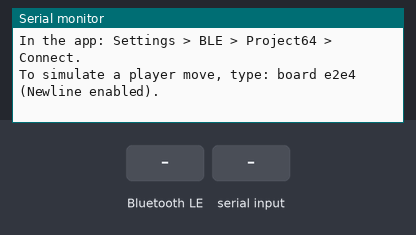
Bench run of a sketch on a simulated ESP32. On the bench: the last lines printed to the serial monitor. Inputs (shaded band) come from the test bench. Nothing arrives over Bluetooth unless stated; a phone connects over Bluetooth LE 3 s after start.

Above: at 1.5 s.
1.6 s: Bluetooth LE write "board" received
At 2.7 s:
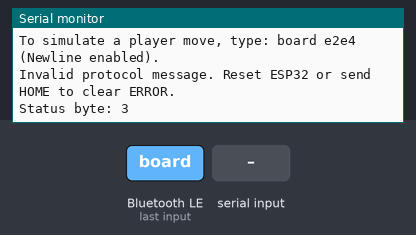
4.6 s: "board \n" received over Serial
At 4.86 s:
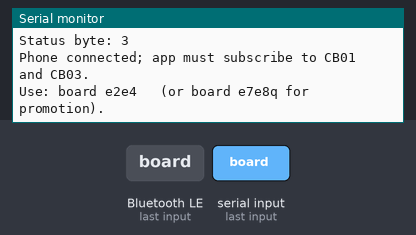

Measured:
- after the input at 1.6 s, the serial monitor: prints a new line at once (image 1)
- after the input at 4.6 s, the serial monitor: prints a new line at once (image 2)

The sketch:

Project64_BLE_Connection.ino
```cpp
#include <Arduino.h>
#include <esp_system.h>
#include <BLEDevice.h>
#include <BLEServer.h>
#include <BLEUtils.h>
#include <BLE2902.h>
#include <freertos/FreeRTOS.h>
#include <freertos/queue.h>
#include <atomic>
#include <cstring>

constexpr char SERVICE_UUID[] = "0000cb00-0000-1000-8000-00805f9b34fb";
constexpr char BOARD_UUID[]   = "0000cb01-0000-1000-8000-00805f9b34fb";
constexpr char MOVE_UUID[]    = "0000cb02-0000-1000-8000-00805f9b34fb";
constexpr char STATUS_UUID[]  = "0000cb03-0000-1000-8000-00805f9b34fb";
constexpr char COMMAND_UUID[] = "0000cb04-0000-1000-8000-00805f9b34fb";

enum GantryStatus : uint8_t { IDLE = 0, MOVING = 1, HOMING = 2, ERROR_STATE = 3 };
enum EventType : uint8_t { MOVE_EVENT, SYSTEM_EVENT, INVALID_EVENT };

struct IncomingEvent {
  EventType type;
  uint8_t opcode;
  char move[6];
};

QueueHandle_t incomingQueue = nullptr;
BLECharacteristic* boardCharacteristic = nullptr;
BLECharacteristic* statusCharacteristic = nullptr;
std::atomic<bool> phoneConnected{false};
std::atomic<bool> disconnected{false};
std::atomic<bool> queueOverflow{false};
GantryStatus gantryStatus = IDLE;
bool simulatedMotionActive = false;
uint32_t simulationStartedAt = 0;
uint32_t lastStatusAt = 0;
char serialLine[40];
size_t serialLength = 0;
bool serialOverflow = false;
uint32_t lastHeartbeatAt = 0;

const char* resetReasonName(esp_reset_reason_t reason) {
  switch (reason) {
    case ESP_RST_POWERON: return "POWER_ON";
    case ESP_RST_SW: return "SOFTWARE_RESTART";
    case ESP_RST_PANIC: return "CRASH_OR_PANIC";
    case ESP_RST_INT_WDT: return "INTERRUPT_WATCHDOG";
    case ESP_RST_TASK_WDT: return "TASK_WATCHDOG";
    case ESP_RST_WDT: return "WATCHDOG";
    case ESP_RST_DEEPSLEEP: return "DEEP_SLEEP_WAKE";
    case ESP_RST_BROWNOUT: return "BROWNOUT_POWER_DROP";
    default: return "OTHER_OR_UNKNOWN";
  }
}

bool validSquare(const char* square) {
  return square[0] >= 'a' && square[0] <= 'h' &&
         square[1] >= '1' && square[1] <= '8';
}

// Checks message shape only. chess.js in the app checks chess legality.
bool validMoveText(const char* text, size_t length) {
  if (length != 4 && length != 5) return false;
  if (!validSquare(text) || !validSquare(text + 2)) return false;
  if (text[0] == text[2] && text[1] == text[3]) return false;
  return length == 4 || text[4] == 'q' || text[4] == 'r' ||
         text[4] == 'b' || text[4] == 'n';
}

void reportStatus(GantryStatus nextStatus) {
  gantryStatus = nextStatus;
  uint8_t value = static_cast<uint8_t>(nextStatus);
  statusCharacteristic->setValue(&value, 1);
  if (phoneConnected.load()) statusCharacteristic->notify();
  Serial.print("Status byte: ");
  Serial.println(value);
}

class ConnectionCallbacks : public BLEServerCallbacks {
  void onConnect(BLEServer*) override {
    phoneConnected.store(true);
    Serial.println("Phone connected; app must subscribe to CB01 and CB03.");
  }

  void onDisconnect(BLEServer*) override {
    phoneConnected.store(false);
    disconnected.store(true);
  }
};

// Callbacks only validate/copy messages. Work happens in loop(), not in BLE callbacks.
class WriteCallbacks : public BLECharacteristicCallbacks {
 public:
  explicit WriteCallbacks(bool isMove) : isMove_(isMove) {}

  void onWrite(BLECharacteristic* characteristic) override {
    auto value = characteristic->getValue();
    IncomingEvent event{};
    event.type = INVALID_EVENT;
    if (isMove_ && validMoveText(value.c_str(), value.length())) {
      event.type = MOVE_EVENT;
      memcpy(event.move, value.c_str(), value.length());
    } else if (!isMove_ && value.length() == 1) {
      event.opcode = static_cast<uint8_t>(value[0]);
      if (event.opcode >= 1 && event.opcode <= 3) event.type = SYSTEM_EVENT;
    }

    if (event.type == MOVE_EVENT && uxQueueSpacesAvailable(incomingQueue) <= 1) {
      queueOverflow.store(true);
      return;
    }
    BaseType_t result = event.type == SYSTEM_EVENT
        ? xQueueSendToFront(incomingQueue, &event, 0)
        : xQueueSend(incomingQueue, &event, 0);
    if (result != pdTRUE) queueOverflow.store(true);
  }

 private:
  bool isMove_;
};

void startSimulatedMotion(GantryStatus status) {
  simulatedMotionActive = true;
  simulationStartedAt = millis();
  reportStatus(status);
}

void processEvent(const IncomingEvent& event) {
  if (event.type == INVALID_EVENT) {
    simulatedMotionActive = false;
    Serial.println("Invalid protocol message. Reset ESP32 or send HOME to clear ERROR.");
    reportStatus(ERROR_STATE);
    return;
  }
  if (event.type == SYSTEM_EVENT) {
    if (event.opcode == 1) {
      Serial.println("HOME received: SIMULATING homing, no motors connected.");
      startSimulatedMotion(HOMING);
    } else if (event.opcode == 2) {
      simulatedMotionActive = false;
      xQueueReset(incomingQueue);
      Serial.println("E-STOP received: simulation stopped; ERROR latched until HOME/reset.");
      reportStatus(ERROR_STATE);
    } else {
      Serial.println("REBOOT received.");
      ESP.restart();
    }
    return;
  }
  if (gantryStatus != IDLE) {
    Serial.println("Move ignored: gantry is not IDLE. App should send one move at a time.");
    return;
  }
  Serial.print("App move received: ");
  Serial.println(event.move);
  Serial.println("SIMULATED movement only. Replace this call with the real motion executor later.");
  startSimulatedMotion(MOVING);
}

void processSerialLine(const char* line) {
  if (strncmp(line, "board ", 6) != 0 ||
      !validMoveText(line + 6, strlen(line + 6))) {
    Serial.println("Use: board e2e4   (or board e7e8q for promotion).");
    return;
  }
  if (!phoneConnected.load() || gantryStatus != IDLE) {
    Serial.println("Board event not sent: connect phone and wait for IDLE first.");
    return;
  }
  const char* move = line + 6;
  boardCharacteristic->setValue(reinterpret_cast<uint8_t*>(const_cast<char*>(move)), strlen(move));
  boardCharacteristic->notify();
  Serial.print("SIMULATED player move sent over CB01: ");
  Serial.println(move);
}

void setup() {
  Serial.begin(115200);
  delay(300);
  Serial.println("\n=== PROJECT64 BLE DIAGNOSTIC V2 START ===");
  esp_reset_reason_t resetReason = esp_reset_reason();
  Serial.printf("Reset reason: %s (%d)\n", resetReasonName(resetReason),
                static_cast<int>(resetReason));
  incomingQueue = xQueueCreate(8, sizeof(IncomingEvent));
  if (!incomingQueue) {
    Serial.println("Could not allocate command queue; BLE not started.");
    while (true) delay(1000);
  }

  BLEDevice::init("Project64");
  BLEServer* server = BLEDevice::createServer();
  server->setCallbacks(new ConnectionCallbacks());
  BLEService* service = server->createService(SERVICE_UUID);

  boardCharacteristic = service->createCharacteristic(
      BOARD_UUID, BLECharacteristic::PROPERTY_READ | BLECharacteristic::PROPERTY_NOTIFY);
  boardCharacteristic->addDescriptor(new BLE2902());
  BLECharacteristic* moveCharacteristic = service->createCharacteristic(
      MOVE_UUID, BLECharacteristic::PROPERTY_WRITE | BLECharacteristic::PROPERTY_WRITE_NR);
  moveCharacteristic->setCallbacks(new WriteCallbacks(true));
  statusCharacteristic = service->createCharacteristic(
      STATUS_UUID, BLECharacteristic::PROPERTY_READ | BLECharacteristic::PROPERTY_NOTIFY);
  statusCharacteristic->addDescriptor(new BLE2902());
  BLECharacteristic* commandCharacteristic = service->createCharacteristic(
      COMMAND_UUID, BLECharacteristic::PROPERTY_WRITE | BLECharacteristic::PROPERTY_WRITE_NR);
  commandCharacteristic->setCallbacks(new WriteCallbacks(false));
  reportStatus(IDLE);
  service->start();

  BLEAdvertising* advertising = BLEDevice::getAdvertising();
  advertising->addServiceUUID(SERVICE_UUID); // Required by the app's scan filter.
  advertising->setScanResponse(true);
  advertising->start();
  Serial.println("Project64 BLE ready. USB-only communication test, no physical movement.");
  Serial.println("In the app: Settings > BLE > Project64 > Connect.");
  Serial.println("To simulate a player move, type: board e2e4 (Newline enabled).");
}

void loop() {
  if (disconnected.exchange(false)) {
    simulatedMotionActive = false;
    xQueueReset(incomingQueue);
    reportStatus(IDLE);
    if (!phoneConnected.load()) BLEDevice::startAdvertising();
    Serial.println("Phone disconnected; simulation reset and advertising restarted.");
  }
  if (queueOverflow.exchange(false)) {
    simulatedMotionActive = false;
    xQueueReset(incomingQueue);
    Serial.println("Command queue overflow. Reset ESP32 or send HOME to clear ERROR.");
    reportStatus(ERROR_STATE);
  }
  IncomingEvent event{};
  while (xQueueReceive(incomingQueue, &event, 0) == pdTRUE) processEvent(event);

  if (simulatedMotionActive && millis() - simulationStartedAt >= 1000) {
    simulatedMotionActive = false;
    Serial.println("SIMULATED movement/homing complete. Physical position was not verified.");
    reportStatus(IDLE);
  }

  if (phoneConnected.load() && millis() - lastStatusAt >= 1000) {
    lastStatusAt = millis();
    uint8_t value = static_cast<uint8_t>(gantryStatus);
    statusCharacteristic->setValue(&value, 1);
    statusCharacteristic->notify();
  }
  while (Serial.available()) {
    char input = static_cast<char>(Serial.read());
    if (input == '\r') continue;
    if (input == '\n') {
      serialLine[serialLength] = '\0';
      if (serialOverflow) Serial.println("Serial command too long; line discarded.");
      else if (serialLength) processSerialLine(serialLine);
      serialLength = 0;
      serialOverflow = false;
    } else if (serialLength + 1 < sizeof(serialLine)) {
      serialLine[serialLength++] = input;
    } else {
      serialOverflow = true;
    }
  }
  if (millis() - lastHeartbeatAt >= 5000) {
    lastHeartbeatAt = millis();
    Serial.printf("V2 ALIVE uptime=%lu seconds | phone=%s | status=%u\n",
                  static_cast<unsigned long>(millis() / 1000),
                  phoneConnected.load() ? "connected" : "disconnected",
                  static_cast<unsigned int>(gantryStatus));
  }
  delay(1);
}
```
